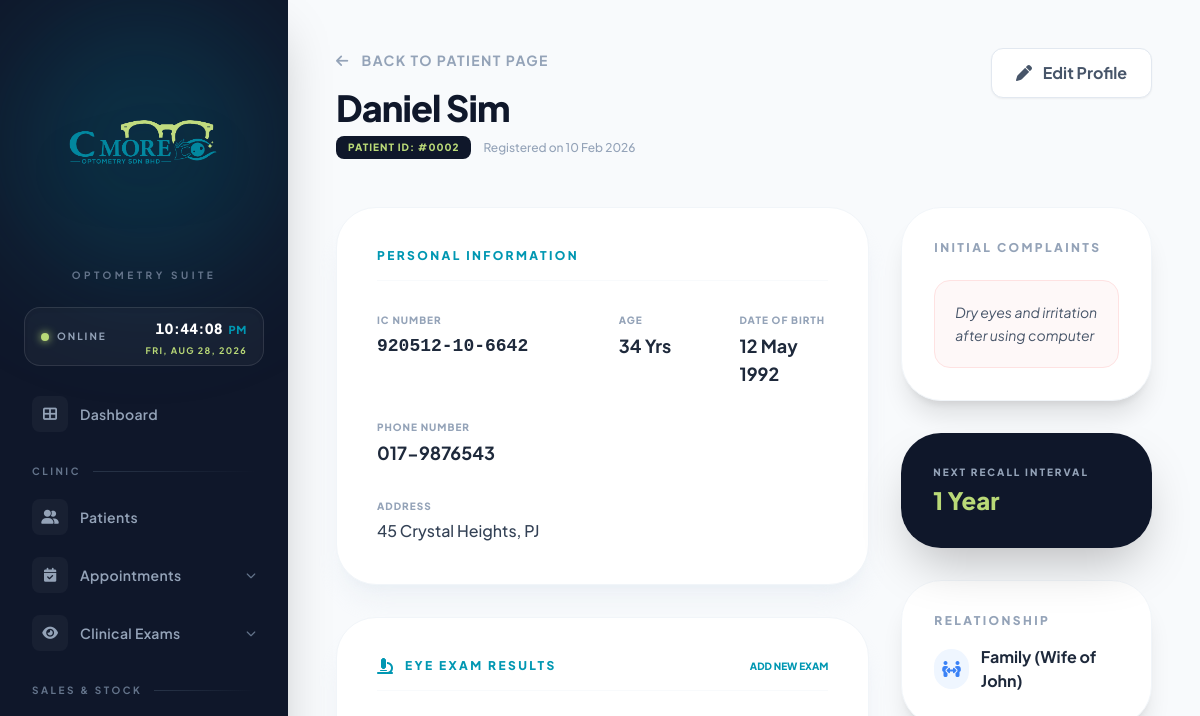
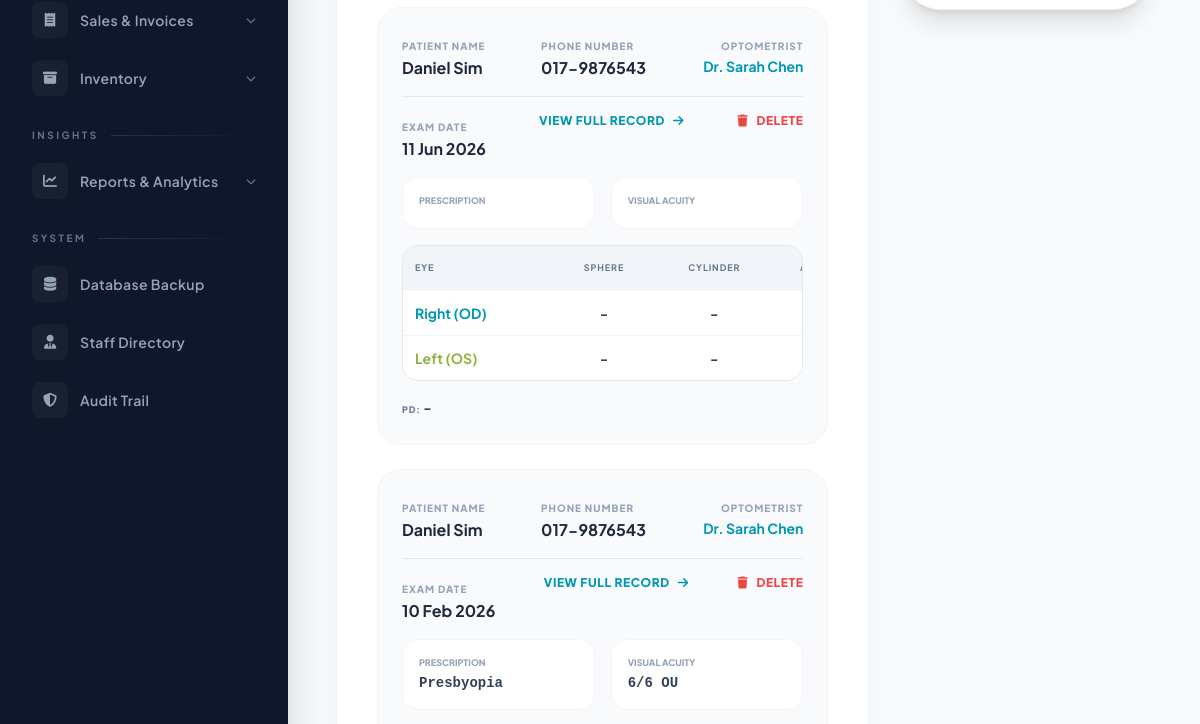
/patient_details.php?id=2 (signed in, upper part), run on an earlier commit of the app's database (2 pictures, top to bottom).
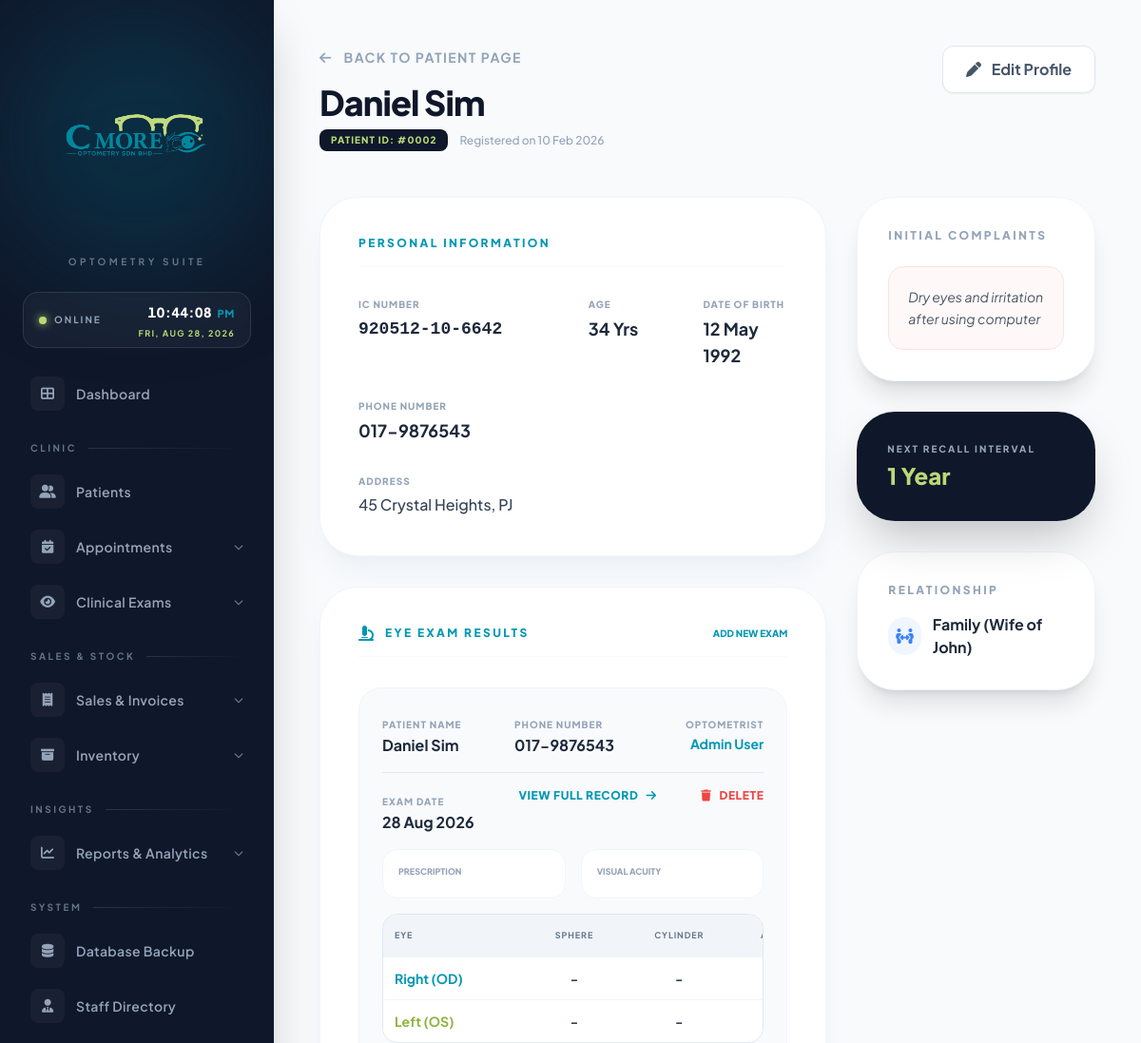
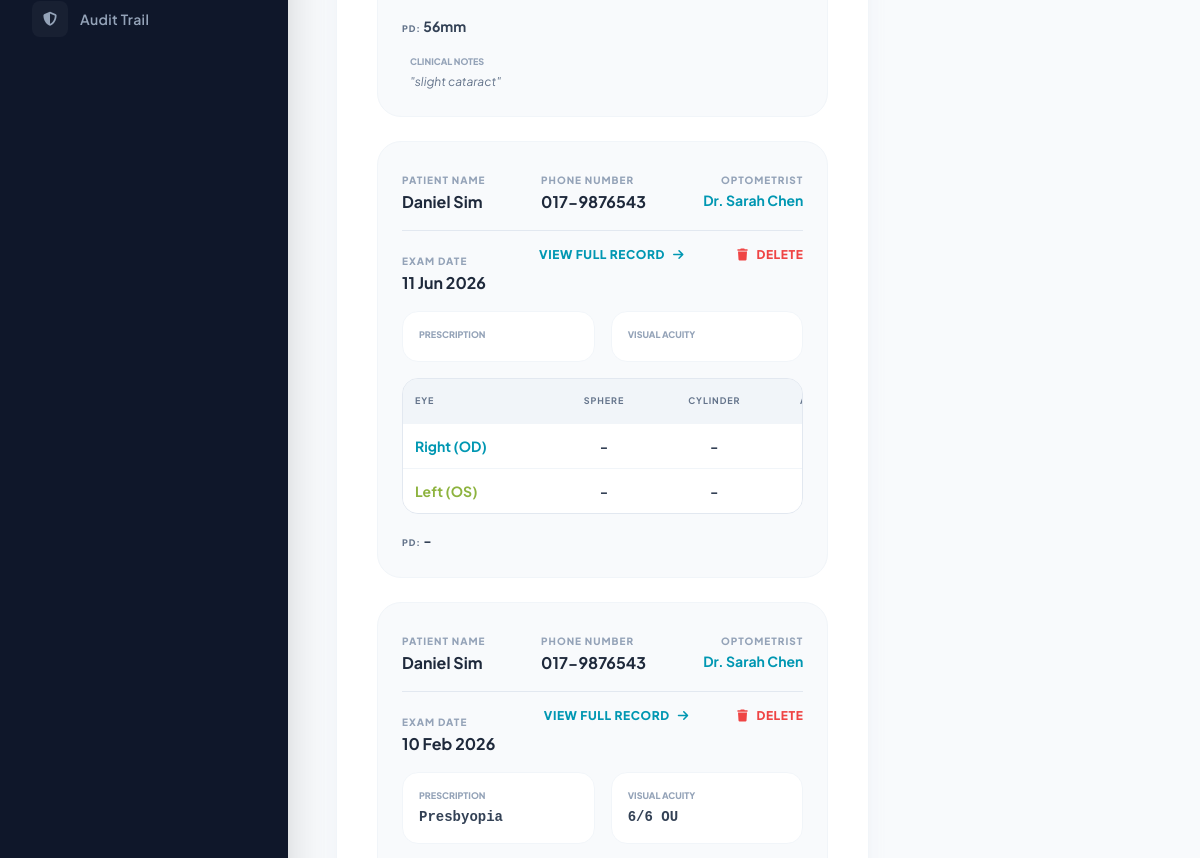
And on a later commit of the database (2 pictures, top to bottom).
### tables this page shows
CREATE TABLE `eye_examination` (
  `EXAM_ID` int(11) NOT NULL AUTO_INCREMENT,
  `PATIENT_ID` int(11) NOT NULL,
  `OPTOMETRIST_ID` int(11) NOT NULL,
  `EXAM_DATE` date NOT NULL,
  `VISUAL_ACUITY_RESULTS` text DEFAULT NULL,
  `PRESCRIPTION_RESULT` text DEFAULT NULL,
  `RE_SPH` varchar(10) DEFAULT NULL,
  `RE_CYL` varchar(10) DEFAULT NULL,
  `RE_AXIS` varchar(10) DEFAULT NULL,
  `RE_ADD` varchar(10) DEFAULT NULL,
  `LE_SPH` varchar(10) DEFAULT NULL,
  `LE_CYL` varchar(10) DEFAULT NULL,
  `LE_AXIS` varchar(10) DEFAULT NULL,
  `LE_ADD` varchar(10) DEFAULT NULL,
  `PD` varchar(10) DEFAULT NULL,
  `CLINICAL_NOTES` text DEFAULT NULL,
  PRIMARY KEY (`EXAM_ID`),
  KEY `fk_exam_patient` (`PATIENT_ID`),
  KEY `fk_exam_optom` (`OPTOMETRIST_ID`),
  CONSTRAINT `fk_exam_optom` FOREIGN KEY (`OPTOMETRIST_ID`) REFERENCES `user` (`USER_ID`) ON DELETE CASCADE,
  CONSTRAINT `fk_exam_patient` FOREIGN KEY (`PATIENT_ID`) REFERENCES `patient` (`PATIENT_ID`) ON DELETE CASCADE
);

CREATE TABLE `patient` (
  `PATIENT_ID` int(11) NOT NULL AUTO_INCREMENT,
  `NAME` varchar(100) NOT NULL,
  `IC_NUMBER` varchar(20) DEFAULT NULL,
  `PHONE_NUMBER` varchar(20) DEFAULT NULL,
  `ADDRESS` text DEFAULT NULL,
  `REGISTRATION_DATE` date NOT NULL,
  `CONNECTION_RELATIONSHIP` varchar(100) DEFAULT NULL,
  `FOLLOW_UP_INTERVAL` varchar(50) DEFAULT NULL,
  `COMPLAINTS` text DEFAULT NULL,
  PRIMARY KEY (`PATIENT_ID`),
  UNIQUE KEY `IC_NUMBER` (`IC_NUMBER`)
);

CREATE TABLE `user` (
  `USER_ID` int(11) NOT NULL AUTO_INCREMENT,
  `NAME` varchar(100) NOT NULL,
  `EMAIL` varchar(100) NOT NULL,
  `PASSWORD` varchar(255) NOT NULL,
  `ROLE` varchar(50) NOT NULL,
  `FIRST_LOGIN_OTP` tinyint(1) DEFAULT 1,
  PRIMARY KEY (`USER_ID`),
  UNIQUE KEY `EMAIL` (`EMAIL`)
);

### patient_details.php (the view, shortened to what the changed rows need)
<?php
include('config.php');
$id = isset($_GET['id']) ? mysqli_real_escape_string($conn, $_GET['id']) : '';
$sql = "SELECT * FROM PATIENT WHERE PATIENT_ID = '$id'";
$res = mysqli_query($conn, $sql);
$patient = mysqli_fetch_assoc($res);
?>
<!DOCTYPE html>
<html lang="en">
<head>
    <script src="https://cdn.tailwindcss.com"></script>
    <link rel="stylesheet" href="https://cdnjs.cloudflare.com/ajax/libs/font-awesome/6.0.0/css/all.min.css">
</head>
<body class="bg-[#f8fafc] flex min-h-screen text-slate-900">
    <?php include('sidebar.php'); ?>
    <main class="flex-1 ml-72 p-12">
        <header class="flex justify-between items-start mb-12">
            <div>
                <h1 class="text-4xl font-extrabold text-slate-900 tracking-tight mt-4"><?php echo htmlspecialchars($patient['NAME']); ?></h1>
            </div>
        </header>
        <div class="grid grid-cols-1 lg:grid-cols-3 gap-8">
            <div class="lg:col-span-2 space-y-8">
                <section class="bg-white p-10 rounded-[2.5rem] border border-slate-100 shadow-xl shadow-slate-200/40">
                    <div class="space-y-6">
                        <?php
                        $exam_sql = "SELECT E.*, U.NAME as DOC_NAME
                                    FROM EYE_EXAMINATION E
                                    JOIN USER U ON E.OPTOMETRIST_ID = U.USER_ID
                                    WHERE E.PATIENT_ID = '$id'
                                    ORDER BY E.EXAM_DATE DESC";
                        $exam_res = mysqli_query($conn, $exam_sql);
                        if(mysqli_num_rows($exam_res) > 0):
                            while($exam = mysqli_fetch_assoc($exam_res)):
                        ?>
                        <div class="bg-slate-50 p-6 rounded-3xl border border-slate-100 group hover:border-[#B9D977] transition-all">
                            <div class="grid grid-cols-1 md:grid-cols-3 gap-4 mb-4 pb-4 border-b border-slate-200">
                                <div>
                                    <span class="text-[10px] font-black text-slate-400 uppercase tracking-widest">Patient Name</span>
                                    <p class="font-bold text-slate-800"><?php echo htmlspecialchars($patient['NAME']); ?></p>
                                </div>
                                <div>
                                    <span class="text-[10px] font-black text-slate-400 uppercase tracking-widest">Phone Number</span>
                                    <p class="font-bold text-slate-800"><?php echo htmlspecialchars($patient['PHONE_NUMBER']); ?></p>
                                </div>
                                <div class="text-right">
                                    <span class="text-[10px] font-black text-slate-400 uppercase tracking-widest">Optometrist</span>
                                    <p class="text-sm font-bold text-[#0097B2]"><?php echo htmlspecialchars($exam['DOC_NAME']); ?></p>
                                </div>
                            </div>
                            <div class="flex justify-between items-start">
                                <div>
                                    <span class="text-[10px] font-black text-slate-400 uppercase tracking-widest">Exam Date</span>
                                    <p class="font-bold text-slate-800"><?php echo date('d M Y', strtotime($exam['EXAM_DATE'])); ?></p>
                                </div>
                                <a href="exam_view.php?id=<?php echo $exam['EXAM_ID']; ?>" class="text-xs font-black uppercase tracking-wider text-[#0097B2] hover:text-slate-900 transition flex items-center">
                                    View Full Record <i class="fa-solid fa-arrow-right ml-2"></i>
                                </a>
                                <?php if(in_array($_SESSION['ROLE'], ['Admin', 'Optometrist'], true)): ?>
                                <form method="POST" action="exam_delete.php" onsubmit="return confirm('Delete this prescription history permanently?');">
                                    <button type="submit" name="delete_exam" class="text-xs font-black uppercase tracking-wider text-red-500 hover:text-red-700 transition flex items-center">
                                        <i class="fa-solid fa-trash mr-2"></i> Delete
                                    </button>
                                </form>
                                <?php endif; ?>
                            </div>
                            <div class="grid grid-cols-1 md:grid-cols-2 gap-4 mt-4">
                                <div class="bg-white p-4 rounded-2xl border border-slate-100">
                                    <p class="text-[9px] font-black text-slate-400 uppercase mb-1">Prescription</p>
                                    <p class="text-sm font-mono font-bold text-slate-700"><?php echo htmlspecialchars($exam['PRESCRIPTION_RESULT']); ?></p>
                                </div>
                                <div class="bg-white p-4 rounded-2xl border border-slate-100">
                                    <p class="text-[9px] font-black text-slate-400 uppercase mb-1">Visual Acuity</p>
                                    <p class="text-sm font-mono font-bold text-slate-700"><?php echo htmlspecialchars($exam['VISUAL_ACUITY_RESULTS']); ?></p>
                                </div>
                            </div>
                            <div class="mt-4 overflow-x-auto rounded-2xl border border-slate-200 bg-white">
                                <table class="w-full min-w-[520px] text-center text-sm">
                                    <thead class="bg-slate-100 text-[9px] uppercase tracking-widest text-slate-500">
                                        <tr>
                                            <th class="p-3 text-left">Eye</th>
                                            <th class="p-3">Sphere</th>
                                            <th class="p-3">Cylinder</th>
                                            <th class="p-3">Axis</th>
                                        </tr>
                                    </thead>
                                    <tbody class="font-bold text-slate-700">
                                        <tr class="border-t border-slate-100">
                                            <td class="p-3 text-left text-[#0097B2]">Right (OD)</td>
                                            <td class="p-3"><?php echo htmlspecialchars($exam['RE_SPH'] ?: '-'); ?></td>
                                            <td class="p-3"><?php echo htmlspecialchars($exam['RE_CYL'] ?: '-'); ?></td>
                                            <td class="p-3"><?php echo htmlspecialchars($exam['RE_AXIS'] ?: '-'); ?></td>
                                        </tr>
                                        <tr class="border-t border-slate-100">
                                            <td class="p-3 text-left text-[#8db33e]">Left (OS)</td>
                                            <td class="p-3"><?php echo htmlspecialchars($exam['LE_SPH'] ?: '-'); ?></td>
                                            <td class="p-3"><?php echo htmlspecialchars($exam['LE_CYL'] ?: '-'); ?></td>
                                            <td class="p-3"><?php echo htmlspecialchars($exam['LE_AXIS'] ?: '-'); ?></td>
                                        </tr>
                                    </tbody>
                                </table>
                            </div>
                            <div class="mt-4 flex flex-col sm:flex-row gap-4 text-sm">
                                <p class="text-slate-500"><span class="font-black uppercase tracking-widest text-[9px]">PD:</span> <span class="font-bold text-slate-700"><?php echo htmlspecialchars($exam['PD'] ?: '-'); ?></span></p>
                            </div>
                            <?php if(!empty($exam['CLINICAL_NOTES'])): ?>
                            <div class="mt-4 px-2">
                                <p class="text-[9px] font-black text-slate-400 uppercase mb-1">Clinical Notes</p>
                                <p class="text-xs text-slate-500 leading-relaxed italic">"<?php echo nl2br(htmlspecialchars($exam['CLINICAL_NOTES'])); ?>"</p>
                            </div>
                            <?php endif; ?>
                        </div>
                        <?php endwhile; else: ?>
                            <p class="text-center py-10 text-slate-400 italic text-sm">No clinical examinations recorded yet.</p>
                        <?php endif; ?>
                    </div>
                </section>
            </div>
        </div>
    </main>
</body>
</html>

What changed in the data, as far as the page shows it:
added eye_examination: PATIENT_ID.NAME "Daniel Sim", PATIENT_ID.PHONE_NUMBER "017-9876543", OPTOMETRIST_ID.NAME "Admin User", EXAM_DATE "28 Aug 2026", RE_SPH "-", RE_CYL "-", LE_SPH "-", LE_CYL "-", PD "56mm", CLINICAL_NOTES "slight cataract"
